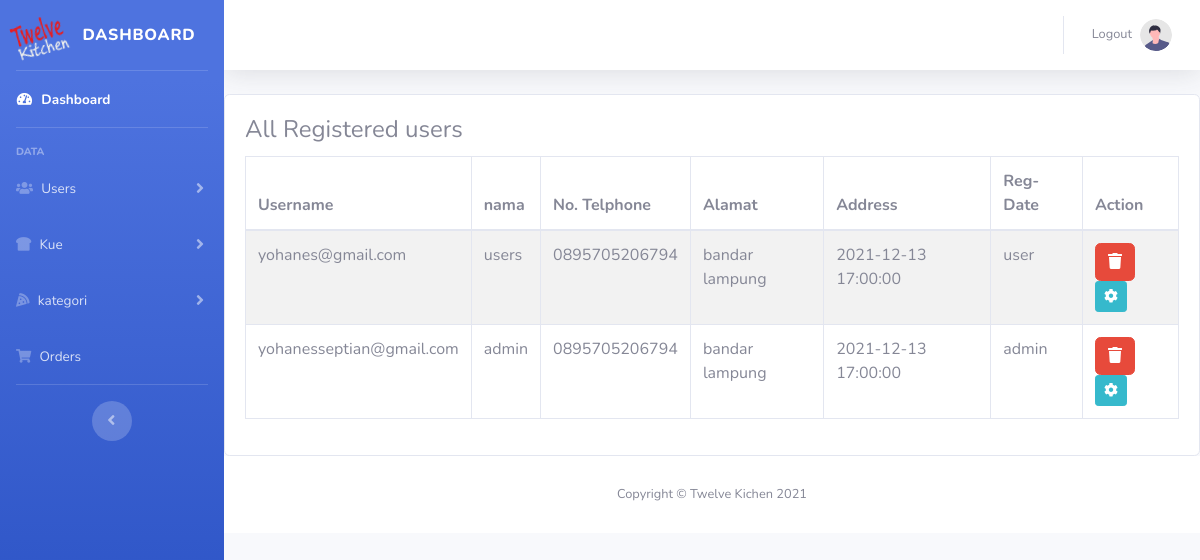
/admin/User.php (signed in), run on the app's committed database.
### tables this page shows
CREATE TABLE `acoount` (
  `iduser` int(11) NOT NULL,
  `username` varchar(200) NOT NULL,
  `nama` varchar(200) NOT NULL,
  `telp` varchar(200) NOT NULL,
  `alamat` text NOT NULL,
  `password` varchar(100) NOT NULL,
  `status` int(11) DEFAULT NULL,
  `date` timestamp NOT NULL DEFAULT current_timestamp(),
  `akses` enum('admin','user') DEFAULT 'user'
);

### admin/User.php (the view, shortened to what this page needs)
 <?php
    include('./includes/header.php');
    include('./includes/slidebar.php');
    include('./includes/top.php');
 ?>
 <div class="page-wrapper">
 <div class="row">
                    <div class="col-12">
                        <div class="card">
                            <div class="card-body">
                                <h4 class="card-title">All Registered users</h4>
                                <div class="table-responsive m-t-40">
                                    <table id="myTable" class="table table-bordered table-striped">
                                        <thead>
                                            <tr>
                                                <th>Username</th>
                                                <th>nama</th>
                                                <th>No. Telphone</th>
                                                <th>Alamat</th>
												<th>Address</th>
												 <th>Reg-Date</th>
												  <th>Action</th>
                                            </tr>
                                        </thead>
                                        <tbody>
											<?php
												$sql="SELECT * FROM acoount order by iduser desc";
												$query=mysqli_query($koneksi,$sql);
													if(!mysqli_num_rows($query) > 0 )
														{
															echo '<td colspan="7"><center>No User-Data!</center></td>';
														}
													else
														{
																	while($rows=mysqli_fetch_array($query))
																		{
																					echo ' <tr><td>'.$rows['username'].'</td>
																								<td>'.$rows['nama'].'</td>
																								<td>'.$rows['telp'].'</td>
																								<td>'.$rows['alamat'].'</td>
																								<td>'.$rows['date'].'</td>
																								<td>'.$rows['akses'].'</td>
																									 <td><a href="delete_user.php?user_del='.$rows['iduser'].'" class="btn btn-danger btn-flat btn-addon btn-xs m-b-10"><i class="fas fa-trash" style="font-size:16px" ></i></a>
																									 <a href="update_user.php?user_upd='.$rows['iduser'].'" " class="btn btn-info btn-flat btn-addon btn-sm m-b-10 m-l-5"><i class="fas fa-cog"></i></a></td></tr>';
																		}
														}
											?>
                                        </tbody>
                                    </table>
                                </div>
                            </div>
                        </div>
						 </div>
<?php
    include('./includes/footer.php');
?>

### data on the page
acoount: username "yohanes@gmail.com", nama "users", telp "0895705206794", alamat "bandar lampung", date "2021-12-13 17:00:00", akses "user"
acoount: username "yohanesseptian@gmail.com", nama "admin", telp "0895705206794", alamat "bandar lampung", date "2021-12-13 17:00:00", akses "admin"
